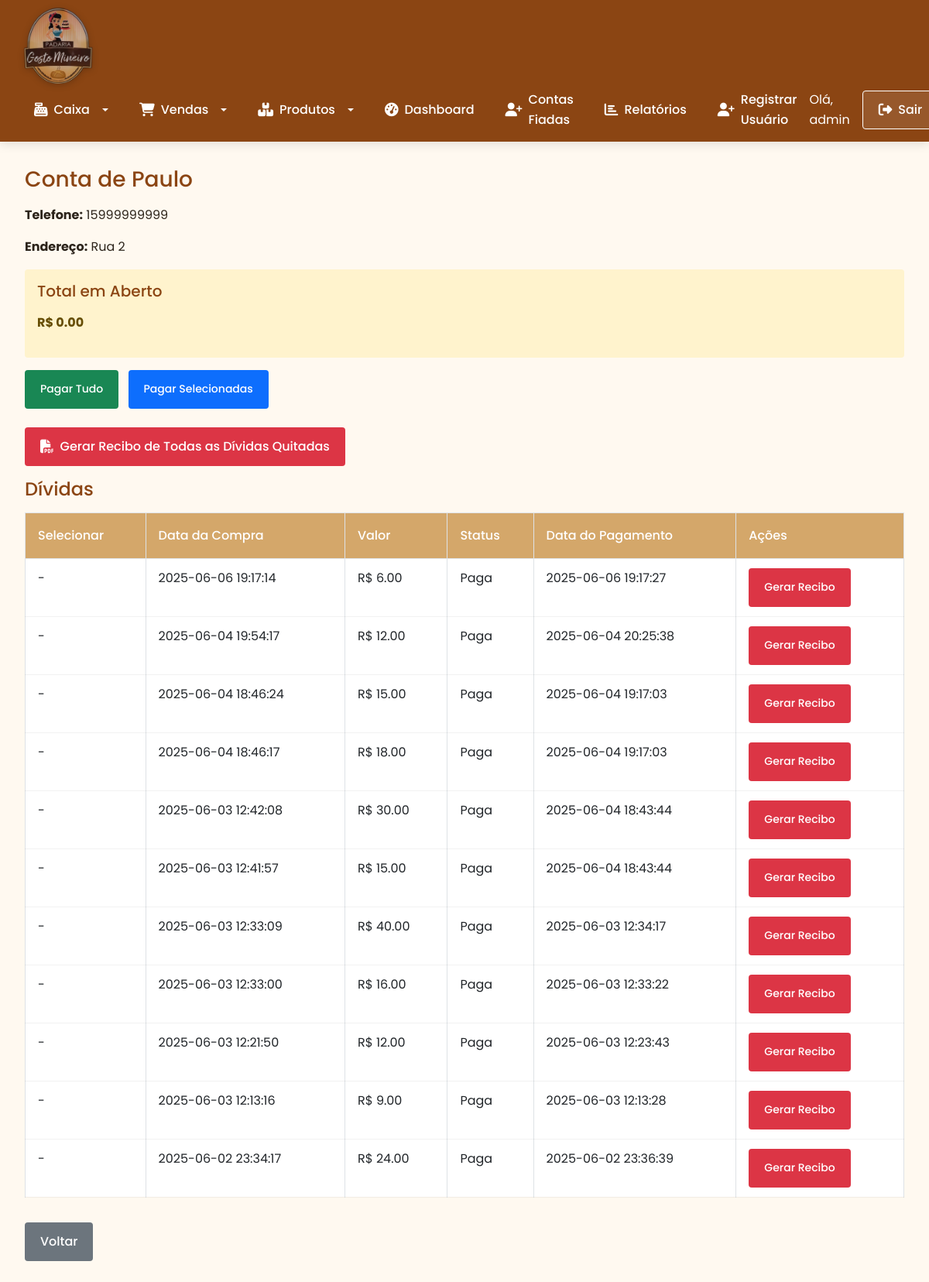
The app's page /ver_conta_cliente/1 (signed in), older data.
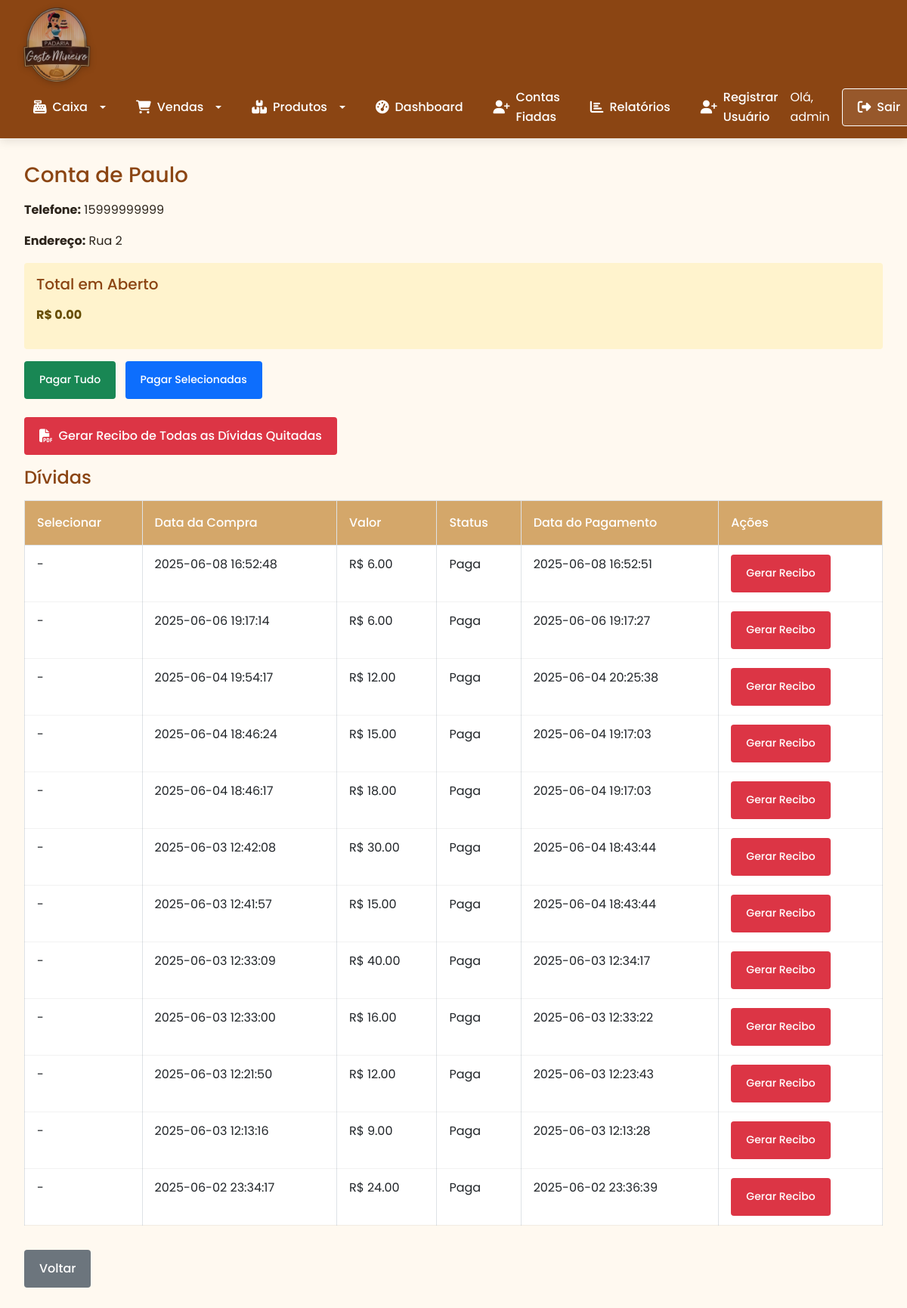
The same page, newer data.
### tables this page shows
CREATE TABLE contas_fiadas (
    id INTEGER PRIMARY KEY AUTOINCREMENT,
    cliente_id INTEGER NOT NULL,
    venda_id INTEGER NOT NULL,
    valor REAL NOT NULL,
    pago BOOLEAN DEFAULT 0,
    data_venda TEXT NOT NULL,
    data_pagamento TEXT,
    FOREIGN KEY(cliente_id) REFERENCES clientes(id),
    FOREIGN KEY(venda_id) REFERENCES vendas(id)
);

CREATE TABLE vendas (
    id INTEGER PRIMARY KEY AUTOINCREMENT,
    data_hora TEXT NOT NULL,
    usuario_id INTEGER NOT NULL,
    valor_total REAL NOT NULL,
    forma_pagamento TEXT NOT NULL,
    FOREIGN KEY(usuario_id) REFERENCES usuarios(id)
);

### app.py (the view)
@app.route('/ver_conta_cliente/<int:cliente_id>')
@login_required
def ver_conta_cliente(cliente_id):
    db = get_db()
    cliente = db.execute('SELECT * FROM clientes WHERE id = ?', (cliente_id,)).fetchone()
    if not cliente:
        flash("Cliente não encontrado.")
        return redirect(url_for('listar_clientes'))
    dividas = db.execute('''
        SELECT f.id, v.data_hora, f.valor, c.nome, f.pago, f.data_pagamento
        FROM contas_fiadas f
        JOIN clientes c ON f.cliente_id = c.id
        JOIN vendas v ON f.venda_id = v.id
        WHERE f.cliente_id = ?
        ORDER BY f.data_venda DESC
    ''', (cliente_id,)).fetchall()
    total_devido = db.execute('''
        SELECT SUM(valor) FROM contas_fiadas
        WHERE cliente_id = ? AND pago = 0
    ''', (cliente_id,)).fetchone()[0] or 0.0
    dividas_pagas = db.execute('''
        SELECT f.valor, v.data_hora
        FROM contas_fiadas f
        JOIN vendas v ON f.venda_id = v.id
        WHERE f.cliente_id = ? AND f.pago = 1
    ''', (cliente_id,)).fetchall()
    total_pago = sum(d[0] for d in dividas_pagas)
    return render_template('ver_conta_cliente.html', cliente=cliente, dividas=dividas, total_devido=total_devido, total_pago=total_pago)

### app.py (called while the page is built)
@app.before_request
def make_session_permanent():
    session.permanent = True  # Ativa expiração da sessão

@login_manager.user_loader
def load_user(user_id):
    db = get_db()
    cur = db.execute('SELECT * FROM usuarios WHERE id = ?', (user_id,))
    user = cur.fetchone()
    if user:
        return User(user[0], user[1], user[3])
    return None

### database.py (called while the page is built)
def get_db():
    db = getattr(g, '_database', None)
    if db is None:
        db = g._databse = sqlite3.connect(DATABASE)
        db.row_factory = sqlite3.Row
    return db

def close_connection(exception):
    db = getattr(g, '_database', None)
    if db is not None:
        db.close()

### templates/ver_conta_cliente.html (shortened to what this page needs)
{% extends "base.html" %}
{% block content %}
<h3>Conta de {{ cliente.nome }}</h3>
<p><strong>Telefone:</strong> {{ cliente.telefone or '-' }}</p>
<p><strong>Endereço:</strong> {{ cliente.endereco or '-' }}</p>
<div class="alert alert-warning">
    <h5>Total em Aberto</h5>
    <p><strong>R$ {{ "%.2f"|format(total_devido) }}</strong></p>
</div>
<div class="mb-3">
    <form action="{{ url_for('pagar_dividas_cliente', cliente_id=cliente.id, tipo='todas') }}" method="POST" class="d-inline me-2">
        <button type="submit" class="btn btn-sm btn-success">Pagar Tudo</button>
    </form>
    <form action="{{ url_for('pagar_dividas_cliente', cliente_id=cliente.id, tipo='selecionadas') }}" method="POST" class="d-inline">
        <button type="submit" class="btn btn-sm btn-primary" onclick="confirmarPagamento()">Pagar Selecionadas</button>
    </form>
       {% if total_pago > 0 %}
            <div class="mt-4">
                <a href="{{ url_for('gerar_recibo_dividas_quitadas', cliente_id=cliente.id) }}" class="btn btn-danger">
                    <i class="fas fa-file-pdf"></i> Gerar Recibo de Todas as Dívidas Quitadas
                </a>
            </div>
        {% endif %}
</div>
<h4>Dívidas</h4>
<table class="table table-bordered">
    <thead>
        <tr>
            <th>Selecionar</th>
            <th>Data da Compra</th>
            <th>Valor</th>
            <th>Status</th>
            <th>Data do Pagamento</th>
            <th>Ações</th>
        </tr>
    </thead>
    <tbody>
        {% for divida in dividas %}
            <tr>
                <td>
                    {% if divida[4] == 0 %}
                    <input type="checkbox" name="divida_ids" value="{{ divida[0] }}">
                    {% else %}
                        -
                    {% endif %}
                </td>
                <td>{{ divida[1] }}</td>
                <td>R$ {{ "%.2f"|format(divida[2]) }}</td>
                <td>{{ 'Paga' if divida[4] == 1 else 'Em Aberto' }}</td>
                <td>{{ divida[5] or '-' }}</td>
                <td>
                    {% if divida[4] == 1 %}
                        <a href="{{ url_for('gerar_recibo_pagamento', id=divida[0]) }}" class="btn btn-sm btn-danger">Gerar Recibo</a>
                    {% else %}
                        <form action="{{ url_for('pagar_divida', id=divida[0]) }}" method="POST" class="d-inline">
                            <button type="submit" class="btn btn-sm btn-success">Quitar</button>
                        </form>
                {% endif %}
                </td>
            </tr>
        {% endfor %}
    </tbody>
</table>
<a href="{{ url_for('listar_clientes') }}" class="btn btn-secondary mt-3">Voltar</a>
{% endblock %}

Row changes from the older to the newer data that the page shows:
added contas_fiadas: data_hora "2025-06-08 16:52:48", valor "6.00", pago "Paga", data_pagamento "2025-06-08 16:52:51"
